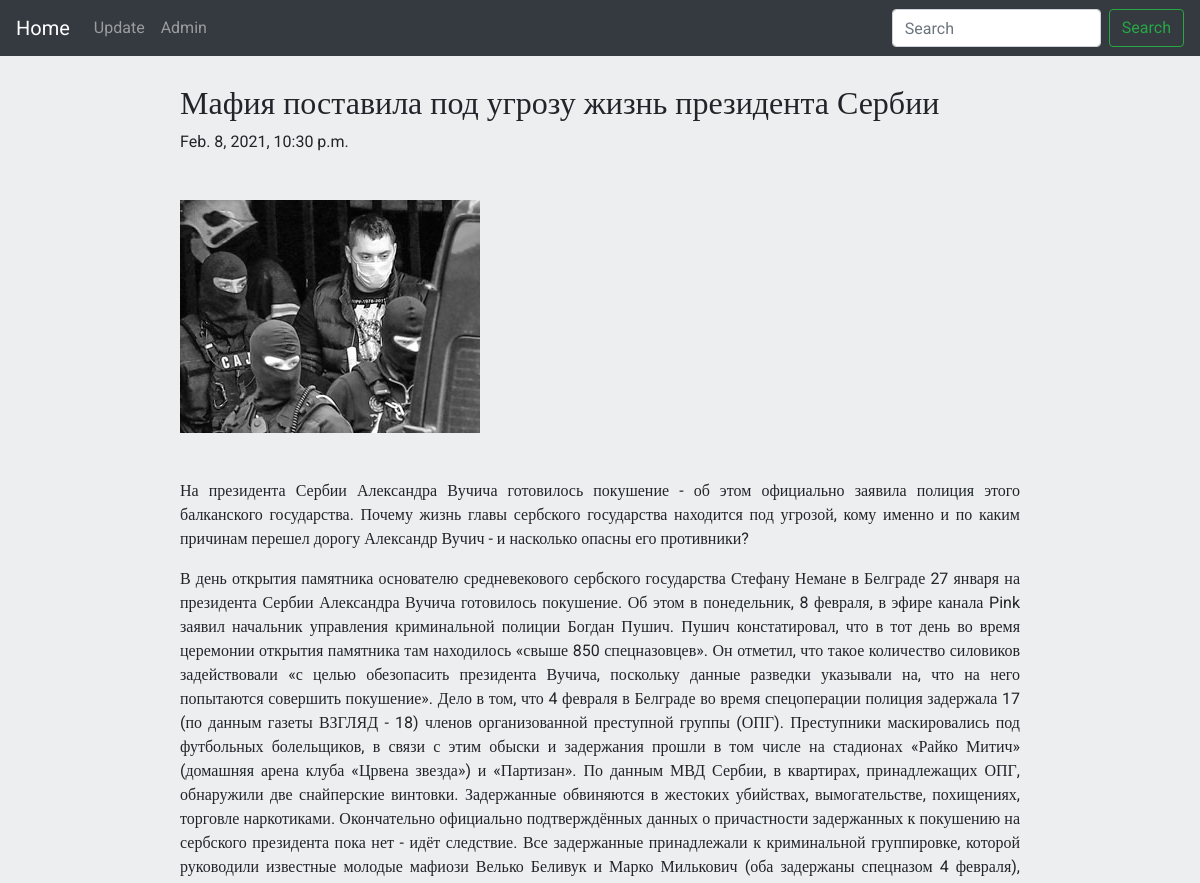
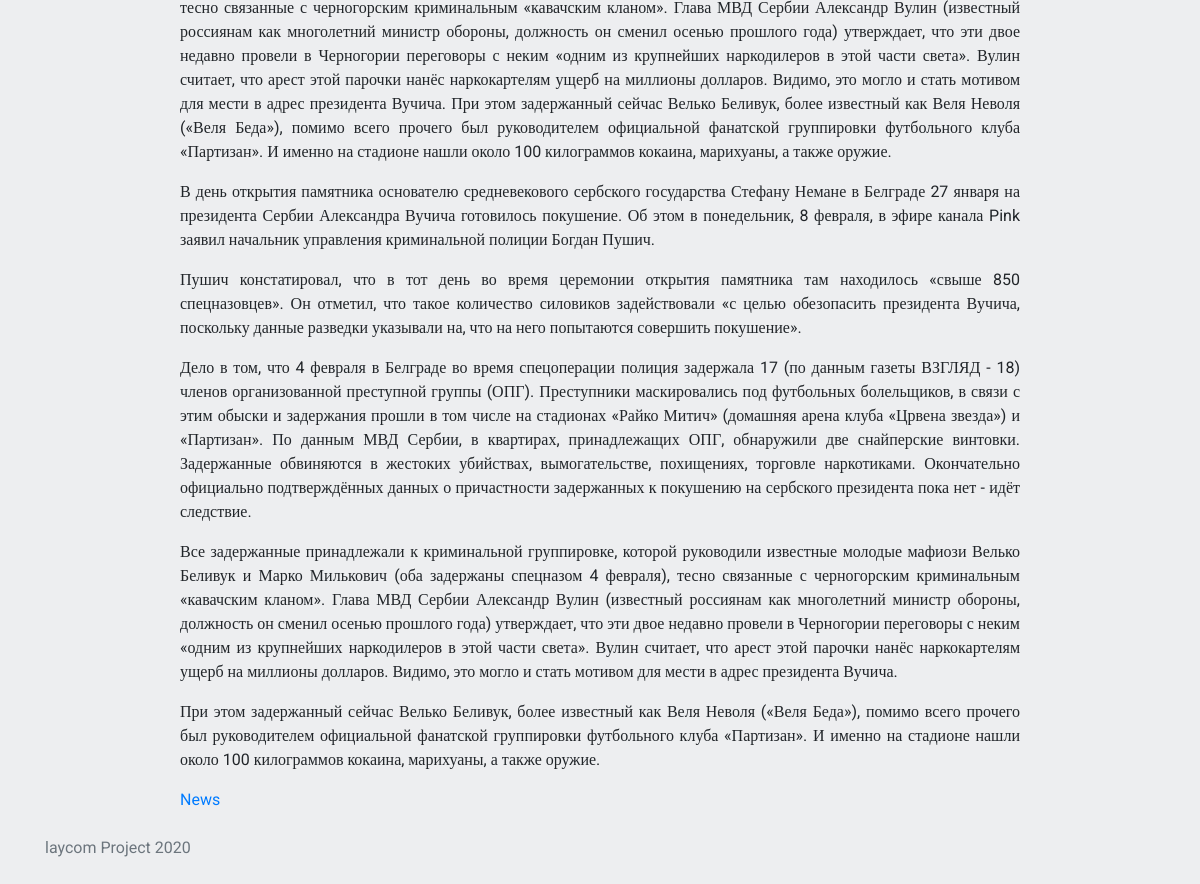
Page /news/1084093/ on the committed database (2 pictures, top to bottom).
### clone/models.py (models this page shows, shortened)
class News(models.Model):
    article = models.CharField(max_length=64)
    text_news = models.TextField()
    descriptions = models.TextField(null=True)
    image = models.ImageField(upload_to='article', null=True)
    created = models.DateTimeField(auto_now_add=True, auto_now=False)
    link = models.CharField(max_length=64, null=True)

### clone/views.py (the view)
# urls.py: path('<int:link_id>/', views.show_news),
def show_news(request, link_id):
    target_news = News.objects.filter(link=link_id).get()
    news_text = target_news.text_news.split('\n')
    context = {
        "news": target_news,
        'news_text': news_text,
    }
    return render(request, "clone/single_news.html", context=context)

### clone/templates/clone/single_news.html
{% extends "clone/base_news.html" %}
{% block content %}
    <h2>{{ news.article }}</h2>
    <p>{{ news.created }}</p>
    <img src="{{ news.image.url }}" alt="Картинка поста" class="news-image"/>
    {% for p in news_text %}
        <p>{{ p }}</p>
    {% endfor %}
    <a href="/news/">News</a>
{% endblock content %}

### clone/static/clone/style.css (style rules this page uses)
html, body { height: 100%; width: 100%; font-family: 'Roboto', 'sans-serif'; background-color: #edeef0; overflow-x: hidden; }
.news-image { margin-top: 30px; margin-bottom: 30px; }

### rows in the picture
News: article "Мафия поставила под угрозу жизнь президента Сербии", created "Feb. 8, 2021, 10:30 p.m.", image (picture)
